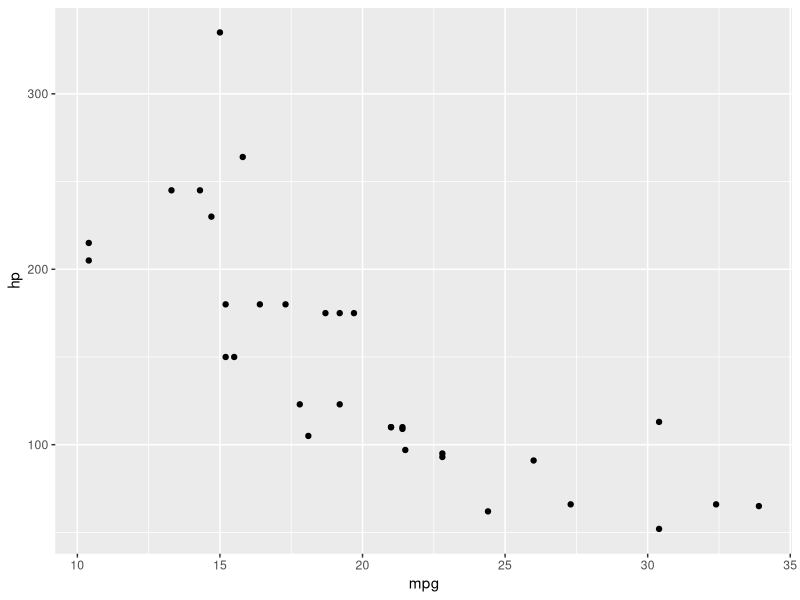
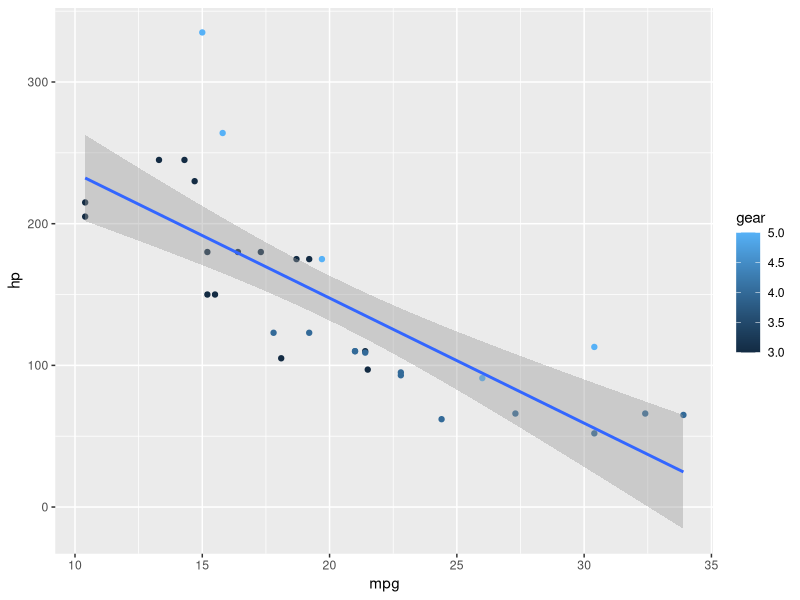

Write R code to recreate these figures, in order.
## ---- chunk 1
#| include: false

library(tidyverse)
library(ggplot2)
## ---- chunk 2
#| fig-align: center
#| code-line-numbers: "|2|3|"

mtcars %>%                               
  ggplot( aes(mpg, hp)) +   
  geom_point() 

## ---- chunk 3

mtcars %>%                               
  ggplot( aes(mpg, hp, color = gear)) +   
  geom_point() + 
  geom_smooth(method = "lm")
